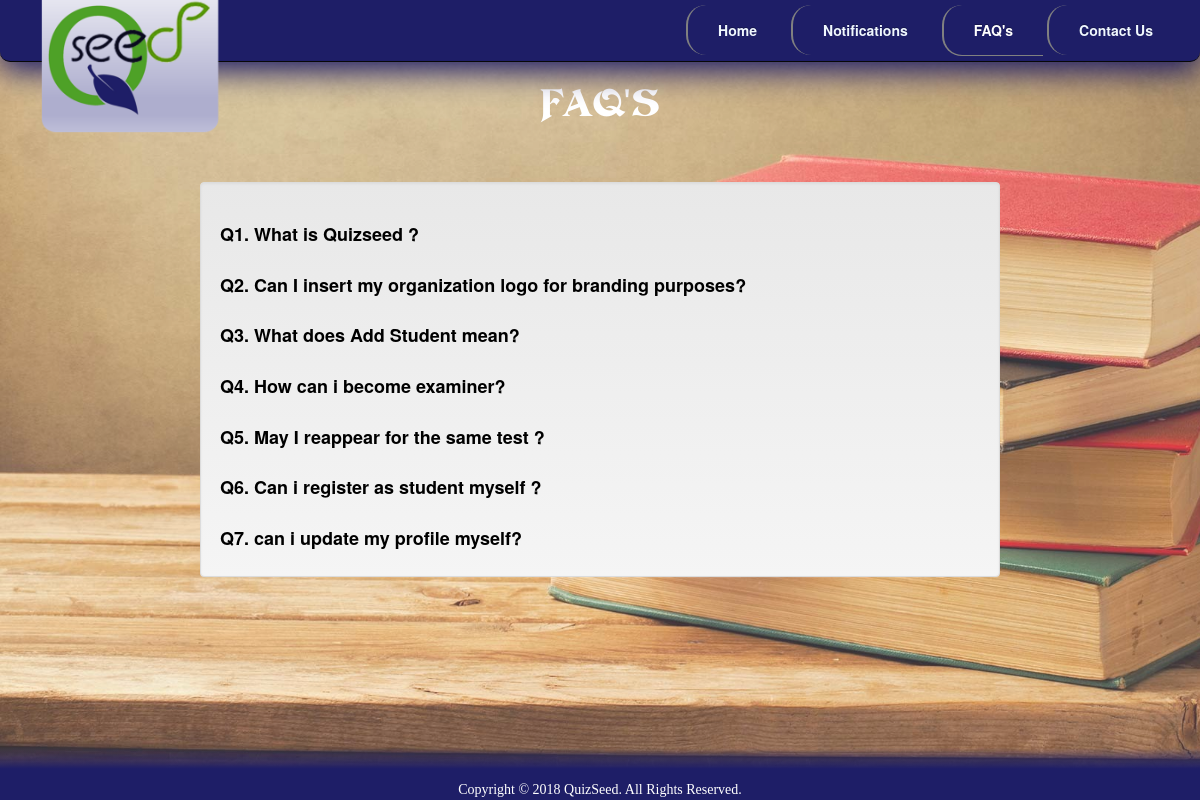
The app's page /faq.php with its own data.
### tables this page shows
CREATE TABLE IF NOT EXISTS `faq` (
  `sno` int(11) NOT NULL,
  `ques` varchar(256) NOT NULL,
  `ans` varchar(1024) NOT NULL
);

### faq.php (the view, shortened to what this page needs)
<?php
	require 'include/variables.php';
	$faq = array();
	$con = mysqli_connect($db_host,$db_user,$db_pass,$db_name);
	$sql = "SELECT * FROM faq ORDER BY sno";
	$result = mysqli_query($con, $sql);
	if (mysqli_num_rows($result) > 0)
	{
		while($row = mysqli_fetch_assoc($result)) {
			$faq[] = $row;
		}
	}
?>
<html>
	<head>
		<?php require 'include/head.php'; ?>
	</head>
	<body>
		<div class="container-fluid mainContainer">
			<header class="navbar navbar-inverse navbar-fixed-top mainHeader">
				<div class="container">
					<nav class="navbar-header">
						<a class="navbar-brand logo" href="#">
								<img src="images/logo.png" class="desktop">
						</a>
					</nav>
					<nav class="collapse navbar-collapse" id="ShowNav">
							<ul class="nav navbar-nav navbar-right">
								<li><a href="index.php"> Home </a></li>
								<li><a href="notification.php"> Notifications </a></li>
								<li class="active"><a href="#"> FAQ's </a></li>
								<li><a href="contact.php"> Contact Us </a></li>
							</ul>
					</nav>
				</div>
			</header>
			<main class="row">
				<div class="title text-center col-md-12 ">
					Faq's
				</div>
				<br><br><br><br><br>
				<div class="faq_container col-md-8 col-md-offset-2 well">
				<?php
						foreach($faq as $qna)
						{
							echo "<div class='faq'>",
									"<div class='faq_question'>
										Q",$qna["sno"],". ",$qna["ques"],
									"</div>
								 	<div class='faq_answer_container'>
										<div class='faq_answer'> &nbsp;
								 			A. &nbsp;&nbsp;",$qna["ans"],
									"</div>
									</div>
								</div>";
						}
				 ?>
				 </div>
			</main>
			<?php require 'include/footer.php'; ?>
		</div>
	</body>
</html>

### include/head.php (shortened to what this page needs)
	<link href="./css/animate.css" type="text/css" rel="stylesheet">
	<link href="./css/bootstrap.css" rel="stylesheet">
	<link href="./css/bootstrap-theme.css" rel="stylesheet">
<link href="./css/style.css" rel="stylesheet">

### include/footer.php
<footer class="navbar navbar-fixed-bottom mainFooter blueFooter">Copyright &copy; <?php echo date('Y')?> QuizSeed. All Rights Reserved.</footer>

### css/style.css (style rules this page uses)
.logo .desktop { position: absolute; top: -10px; left: 0; height: 20vh; }
.mainContainer { background-image : url("../images/bg2.jpg"); background-repeat: no-repeat; background-attachment: fixed; background-size: cover; min-width: 100%; min-height: 100%; }
.mainHeader { background: rgb(30,30,103); box-shadow: 0 10px 30px rgb(30,30,103); border-radius: 0px 0px 10px 10px; }
.mainHeader .navbar-nav > li > a { border-radius: 20px 0 0 20px; padding: 15px 30px; margin: 5px 2px; font-weight: bold; color: aliceblue; transition:background 0.8s; border-left: 2px solid gray; }
.mainHeader .navbar-nav > li.active > a { border-bottom: 1px solid grey; background: none; box-shadow: none; }
main { min-height: 100vh; padding-top: 7%; background: rgba(255,255,255,.2); }
.mainFooter { color: white; font-family:normal; text-align:center ; padding-top: 4vh; border: none; }
.blueFooter { background : linear-gradient(to top, rgb(30,30,103) 60% , rgba(255,255,255,0.01) 100%); }
.title { color: #ffffff; font-family: 'de-vinne'; font-size:40px; line-height:50px; text-transform: uppercase; letter-spacing: 1px; margin-bottom: 15px; }

### faq.php (style rules this page uses)
.faq { margin-top: 20px; color: black; }
.faq_question { margin: 0px; padding: 0px 0px 5px 0px; display: inline-block; cursor: pointer; font-weight: bold; font-size: 18px; }

### records on screen
faq: sno "1", ques "What is Quizseed ?"
faq: sno "2", ques "Can I insert my organization logo for branding purposes?"
faq: sno "3", ques "What does Add Student mean?"
faq: sno "4", ques "How can i become examiner?"
faq: sno "5", ques "May I reappear for the same test ?"
faq: sno "6", ques "Can i register as student myself ?"
faq: sno "7", ques "can i update my profile myself?"
